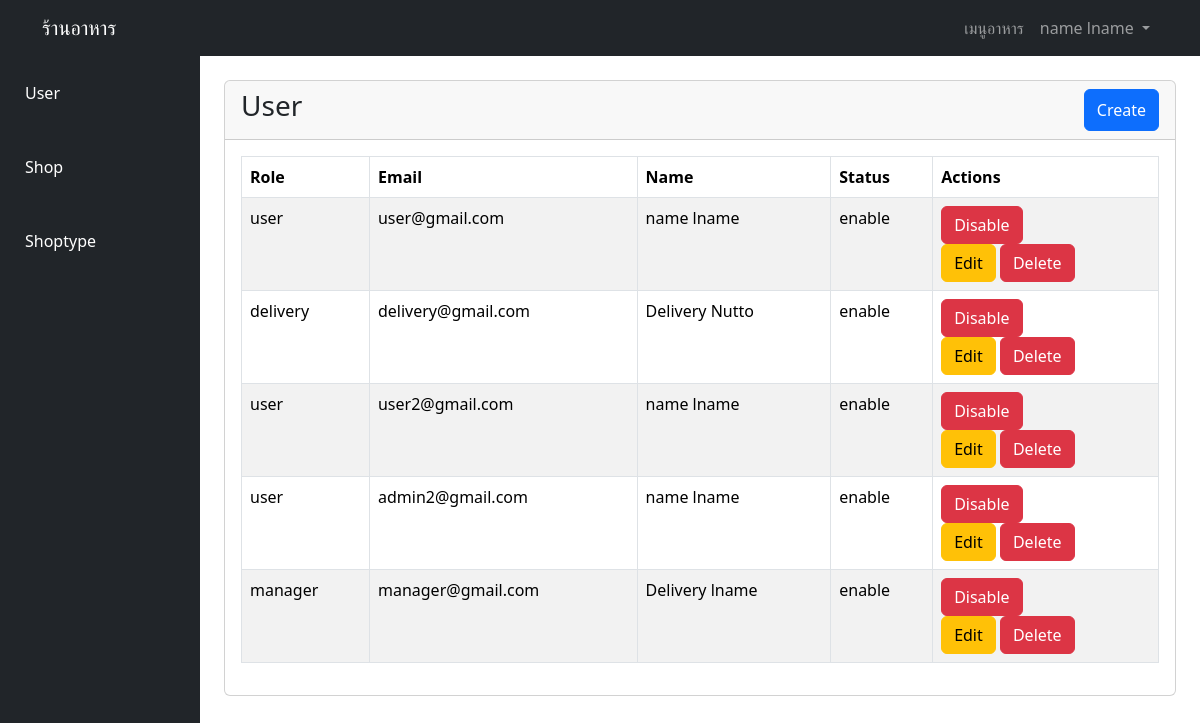
/ (signed in), run on the app's committed database.
### tables this page shows
CREATE TABLE IF NOT EXISTS `users` (
  `id` int(10) NOT NULL AUTO_INCREMENT,
  `role` enum('user','admin','manager','delivery') NOT NULL DEFAULT 'user',
  `firstname` varchar(255) NOT NULL,
  `lastname` varchar(255) NOT NULL,
  `email` varchar(255) NOT NULL,
  `password` varchar(255) NOT NULL,
  `profile_image` longtext DEFAULT NULL,
  `status` int(11) DEFAULT 0,
  PRIMARY KEY (`id`)
);

### config.php (called while the page is built, shortened)
<?php
function gud($userId, $pdo) {
    try {
        $stmt = $pdo->prepare("SELECT * FROM users WHERE id = ?");
        $stmt->execute([$userId]);
        $data = $stmt->fetch();
        return $data;
    } catch (PDOException $e) {
        echo "Error: " . $e->getMessage();
        return [];
    }
}
function fd($table, $pdo) {
    try {
        $stmt = $pdo->prepare("SELECT * FROM " . $table);
        $stmt->execute();
        $data = $stmt->fetchAll();
        return $data;
    } catch (PDOException $e) {
        echo "Error: " . $e->getMessage();
        return [];
    }
}
?>

### views/services/admin.php (the view, shortened to what this page needs)
<?php
    require 'config.php';
    $users = fd('users', $pdo);
    $filu = array_filter($users, function ($user) {
        return in_array($user['role'], ['manager', 'delivery', 'user']);
    });
?>
<!DOCTYPE html>
<html lang="th">
<head>
</head>
<body>
    <?php include 'navbar.php' ?>
    <div class="container-fluid">
        <div class="row">
            <div class="col-md-2 sidebar p-0">
                <ul class="nav flex-column">
                    <li class="nav-item"><a href="" class="nav-link nav-content" data-content="user">User</a></li>
                    <li class="nav-item"><a href="" class="nav-link nav-content" data-content="shop">Shop</a></li>
                    <li class="nav-item"><a href="" class="nav-link nav-content" data-content="shoptype">Shoptype</a></li>
                </ul>
            </div>
            <div class="col-md-10 my-4">
                <div class="container">
                    <div class="contents" id="user">
                        <div class="card">
                            <div class="card-header d-flex justify-content-between">
                                <h3>User</h3>
                                <button class="btn btn-primary">Create</button>
                            </div>
                            <div class="card-body">
                                <table id="admin-table" class="table table-bordered table-striped ">
                                    <thead class="thead-dark">
                                        <tr>
                                            <th>Role</th>
                                            <th>Email</th>
                                            <th>Name</th>
                                            <th>Status</th>
                                            <th>Actions</th>
                                        </tr>
                                    </thead>
                                    <tbody>
                                        <?php foreach ($filu as $user): ?>
                                        <tr>
                                            <td>
                                                <?php echo $user['role']; ?>
                                            </td>
                                            <td>
                                                <?php echo $user['email']; ?>
                                            </td>
                                            <td>
                                                <?php echo $user['firstname']." ".$user['lastname']; ?>
                                            </td>
                                            <td>
                                                <?= $user['status'] == 0 ? 'disable' : 'enable' ?>
                                            </td>
                                            <td>
                                                <?php
                                                    if ($user['status'] == 0) {
                                                ?>
                                                <form action="functions/admin_access.php" method="get">
                                                    <input type="hidden" name="id" value="<?= $user['id'] ?>">
                                                    <input type="hidden" name="action" value="enable">
                                                    <button class="btn btn-success" type="submit">Enable</button>
                                                </form>
                                                <?php
                                                } else {
                                                ?>
                                                <form action="functions/admin_access.php" method="get">
                                                    <button class="btn btn-danger" type="submit">Disable</button>
                                                </form>
                                                <?php
                                                }
                                                ?>
                                                <button class="btn btn-warning" onclick="">Edit</button>
                                                <button class="btn btn-danger" onclick="">Delete</button>
                                            </td>
                                        </tr>
                                        <?php endforeach; ?>
                                    </tbody>
                                </table>
                            </div>
                        </div>
                    </div>
                </div>
            </div>
        </div>
    </div>
</body>
</html>

### index.php (shortened to what this page needs)
<?php
$routes = [];
route('/', function(){
    include 'assets.php';
    if (!isset($_SESSION['user_login'])) {
        include 'views/home.php';
    } else {
        if ($_SESSION["role"] === "admin") {
            include 'views/services/admin.php';
        } elseif ($_SESSION["role"] === "delivery") {
            include 'views/services/delivery.php';
        } elseif ($_SESSION["role"] === "manager") {
            include 'views/services/manager.php';
        } else {
            include 'views/services/users.php';
        }
    }
});
function route(string $path, callable $callback){
    global $routes;
    $routes[$path] = $callback;
}
run();
function run(){
    global $routes;
    foreach ($routes as $path => $callback) {
        $callback();
    }
}
?>

### assets.php (shortened to what this page needs)
<!DOCTYPE html>
<html lang="en">
<head>
    <link rel="stylesheet" href="assets/css/bootstrap.min.css">
    <link rel="stylesheet" href="assets/main.css">
</head>
</html>

### navbar.php (shortened to what this page needs)
<nav class="navbar navbar-expand-lg navbar-dark bg-dark">
    <div class="container">
        <a class="navbar-brand" href="/">ร้านอาหาร</a>
        <div class="collapse navbar-collapse" id="navbarNav">
            <ul class="navbar-nav ms-auto">
                <?php
                if (isset($_SESSION['user_login'])) {
                $user = gud($_SESSION['user_login'], $pdo)
                ?>
                <li class="nav-item">
                    <a class="nav-link" href="/">เมนูอาหาร</a>
                </li>
                <li class="nav-item dropdown">
                    <a class="nav-link dropdown-toggle" href="#" role="button" data-bs-toggle="dropdown"
                        aria-expanded="false">
                        <?= $user['firstname']. " " . $user['lastname'] ?>
                    </a>
                </li>
                <?php } ?>
            </ul>
        </div>
    </div>
</nav>

### assets/main.css (style rules this page uses)
.sidebar { background-color: #212529; height: 100vh; }
.sidebar .nav-link { color: white; padding: 25px; }
.contents { display: none; }
.contents:first-of-type { display: block; }

### data on the page
users: firstname "name", lastname "lname"
users: role "user", email "user@gmail.com", firstname "name", lastname "lname", status "enable"
users: role "delivery", email "delivery@gmail.com", firstname "Delivery", lastname "Nutto", status "enable"
users: role "user", email "user2@gmail.com", firstname "name", lastname "lname", status "enable"
users: role "user", email "admin2@gmail.com", firstname "name", lastname "lname", status "enable"
users: role "manager", email "manager@gmail.com", firstname "Delivery", lastname "lname", status "enable"
